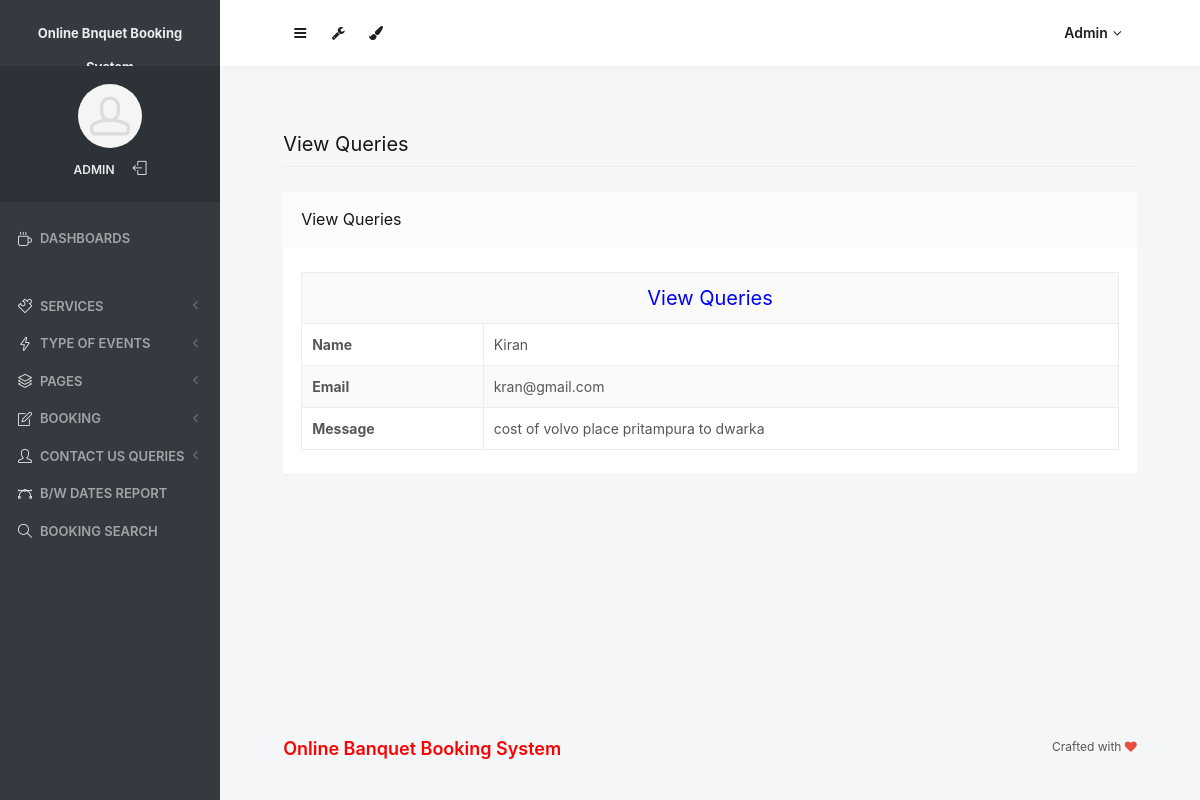
Screenshot of /obbs/admin/view-user-queries.php?viewid=1 (signed in) with the database file from the repository.
### tables this page shows
CREATE TABLE `tblcontact` (
  `ID` int(10) NOT NULL,
  `Name` varchar(200) DEFAULT NULL,
  `Email` varchar(200) DEFAULT NULL,
  `Message` mediumtext DEFAULT NULL,
  `EnquiryDate` timestamp NOT NULL DEFAULT current_timestamp(),
  `IsRead` int(5) DEFAULT NULL
);

### obbs/admin/view-user-queries.php (the view, shortened to what this page needs)
<?php
include('includes/dbconnection.php');
if (strlen($_SESSION['odmsaid']==0)) {
  header('location:logout.php');
  } else{
$vid=$_GET['viewid'];
  ?>
<!doctype html>
<html lang="en" class="no-focus">
    <head>
        <link rel="stylesheet" href="assets/js/plugins/datatables/dataTables.bootstrap4.min.css">
        <link rel="stylesheet" id="css-main" href="assets/css/codebase.min.css">
    </head>
    <body>
        <div id="page-container" class="sidebar-o sidebar-inverse side-scroll page-header-fixed main-content-narrow">
           <?php include_once('includes/sidebar.php');?>
          <?php include_once('includes/header.php');?>
            <main id="main-container">
                <div class="content">
                    <h2 class="content-heading">View Queries</h2>
                    <div class="block">
                        <div class="block-header block-header-default">
                            <h3 class="block-title">View Queries</h3>
                        </div>
                        <div class="block-content block-content-full">
                           <?php
$sql="SELECT * from  tblcontact where ID=$vid";
$query = $dbh -> prepare($sql);
$query->execute();
$results=$query->fetchAll(PDO::FETCH_OBJ);
$cnt=1;
if($query->rowCount() > 0)
{
foreach($results as $row)
{               ?>
   <table class="table table-bordered table-striped table-vcenter js-dataTable-full-pagination">
 <tr align="center">
<td colspan="4" style="font-size:20px;color:blue">
 View Queries</td></tr>
    <tr>
    <th scope>Name</th>
    <td><?php  echo ($row->Name);?></td>
  </tr>
  <tr>
    <th scope>Email</th>
    <td><?php  echo ($row->Email);?></td>
  </tr>
  <tr><th >Message</th>
    <td colspan="3"><?php  echo ($row->Message);?></td></tr>
<?php $cnt=$cnt+1;}} ?>
</table>
                        </div>
                    </div>
                </div>
            </main>
           <?php include_once('includes/footer.php');?>
        </div>
    </body>
</html>
<?php }  ?>

### obbs/admin/includes/sidebar.php (shortened to what this page needs)
     <?php
include('includes/dbconnection.php');
if (strlen($_SESSION['odmsaid']==0)) {
  header('location:logout.php');
  } else{
  ?>
   <nav id="sidebar">
                <div id="sidebar-scroll">
                    <div class="sidebar-content">
                        <div class="content-header content-header-fullrow px-15">
                            <div class="content-header-section text-center align-parent sidebar-mini-hidden">
                                <div class="content-header-item">
                                    <a class="link-effect font-w700" href="dashboard.php">
                                        <span class="font-size-sm text-dual-primary-dark">Online Bnquet Booking System</span>
                                    </a>
                                </div>
                            </div>
                        </div>
                        <div class="content-side content-side-full content-side-user px-10 align-parent">
                            <div class="sidebar-mini-hidden-b text-center">
                                <a class="img-link" href="dashboard.php">
                                    <img class="img-avatar" src="assets/img/avatars/avatar15.jpg" alt="">
                                </a>
                                <ul class="list-inline mt-10">
                                    <?php
$aid=$_SESSION['odmsaid'];
$sql="SELECT AdminName from  tbladmin where ID=:aid";
$query = $dbh -> prepare($sql);
$query->bindParam(':aid',$aid,PDO::PARAM_STR);
$query->execute();
$results=$query->fetchAll(PDO::FETCH_OBJ);
$cnt=1;
if($query->rowCount() > 0)
{
foreach($results as $row)
{               ?>
                                    <li class="list-inline-item">
                                        <a class="link-effect text-dual-primary-dark font-size-xs font-w600 text-uppercase" href="admin-profile.php"><?php  echo $row->AdminName;?></a>
                                    </li><?php $cnt=$cnt+1;}} ?>
                                    <li class="list-inline-item">
                                        <a class="link-effect text-dual-primary-dark" href="logout.php">
                                            <i class="si si-logout"></i>
                                        </a>
                                    </li>
                                </ul>
                            </div>
                        </div>
                        <div class="content-side content-side-full">
                            <ul class="nav-main">
                                <li class="open">
                                    <a href="dashboard.php"><i class="si si-cup"></i><span class="sidebar-mini-hide">Dashboards</span></a>
                                </li>
                                <li class="nav-main-heading"><span class="sidebar-mini-visible">UI</span><span class="sidebar-mini-hidden"></span></li>
                                <li>
                                    <a class="nav-submenu" data-toggle="nav-submenu"><i class="si si-puzzle"></i><span class="sidebar-mini-hide"></span>Services</a>
                                </li>
                                <li>
                                    <a class="nav-submenu" data-toggle="nav-submenu" href="#"><i class="si si-energy"></i><span class="sidebar-mini-hide">Type of Events</span></a>
                                </li>
                                <li>
                                    <a class="nav-submenu" data-toggle="nav-submenu" href="#"><i class="si si-layers"></i><span class="sidebar-mini-hide">Pages</span></a>
                                </li>
                                <li>
                                    <a class="nav-submenu" data-toggle="nav-submenu" href="#"><i class="si si-note"></i><span class="sidebar-mini-hide">Booking</span></a>
                                </li>
                                <li>
                                    <a class="nav-submenu" data-toggle="nav-submenu" href="#"><i class="si si-user"></i><span class="sidebar-mini-hide">Contact Us Queries</span></a>
                                </li>
                                <li>
                                    <a  href="between-dates-report.php"><i class="si si-vector"></i><span class="sidebar-mini-hide">B/w Dates Report</span></a>
                                </li>
                     <li>
                                    <a href="booking-search.php"><i class="si si-magnifier"></i><span class="sidebar-mini-hide">Booking Search</span></a>
                                </li>
                            </ul>
                        </div>
                    </div>
                </div>
            </nav>
           <?php }  ?>

### obbs/admin/includes/header.php (shortened to what this page needs)
   <?php
include('includes/dbconnection.php');
if (strlen($_SESSION['odmsaid']==0)) {
  header('location:logout.php');
  } else{
  ?>
            <header id="page-header">
                <div class="content-header">
                    <div class="content-header-section">
                        <button type="button" class="btn btn-circle btn-dual-secondary" data-toggle="layout" data-action="sidebar_toggle">
                            <i class="fa fa-navicon"></i>
                        </button>
                        <div class="btn-group" role="group">
                            <button type="button" class="btn btn-circle btn-dual-secondary" id="page-header-options-dropdown" data-toggle="dropdown" aria-haspopup="true" aria-expanded="false">
                                <i class="fa fa-wrench"></i>
                            </button>
                        </div>
                        <div class="btn-group" role="group">
                            <button type="button" class="btn btn-circle btn-dual-secondary" id="page-header-themes-dropdown" data-toggle="dropdown" aria-haspopup="true" aria-expanded="false">
                                <i class="fa fa-paint-brush"></i>
                            </button>
                        </div>
                    </div>
                    <div class="content-header-section">
                        <div class="btn-group" role="group">
                            <?php
$aid=$_SESSION['odmsaid'];
$sql="SELECT AdminName from  tbladmin where ID=:aid";
$query = $dbh -> prepare($sql);
$query->bindParam(':aid',$aid,PDO::PARAM_STR);
$query->execute();
$results=$query->fetchAll(PDO::FETCH_OBJ);
$cnt=1;
if($query->rowCount() > 0)
{
foreach($results as $row)
{               ?>
                            <button type="button" class="btn btn-rounded btn-dual-secondary" id="page-header-user-dropdown" data-toggle="dropdown" aria-haspopup="true" aria-expanded="false">
                                <?php  echo $row->AdminName;?><i class="fa fa-angle-down ml-5"></i>
                            </button>
                            <?php $cnt=$cnt+1;}} ?>
                        </div>
                    </div>
                </div>
            </header>
            <?php }  ?>

### rows the page displays
tblcontact: Name "Kiran", Email "kran@gmail.com", Message "cost of volvo place pritampura to dwarka"

### other values shown
$row->AdminName "ADMIN"
$row->AdminName "Admin"
